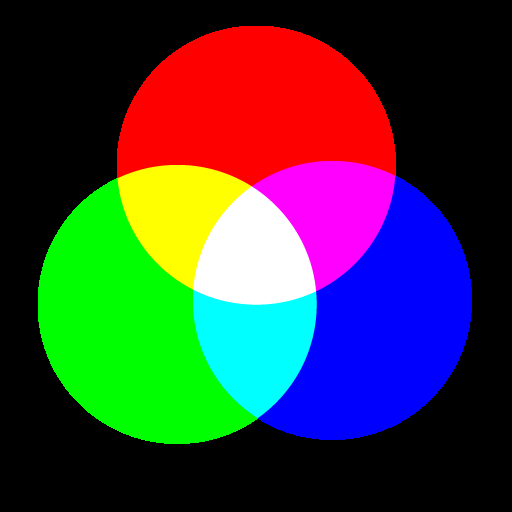
#> input picture img/img.png, 512 x 512 px, found by its file name
$ python Ex2.py
#> lines starting #> are read from the running program, lines starting #| are printed output that depends on the picture
import cv2

image = cv2.imread('img.png')
#> image is the input picture: shape (512, 512, 3); mean B, G, R 59.6, 59.6, 59.6

b = image.copy()
# set green and red channels to 0
b[:, :, 1] = 0
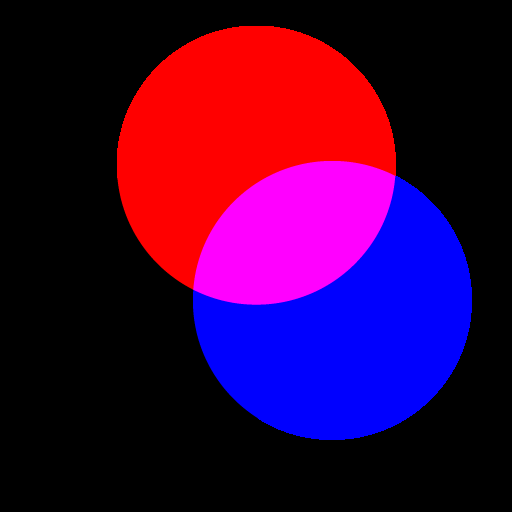
#> b: shape (512, 512, 3); mean B, G, R 59.6, 0, 59.6
b[:, :, 2] = 0
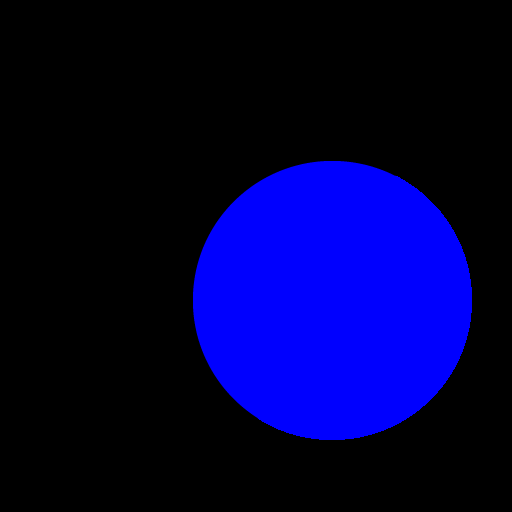
#> b: shape (512, 512, 3); mean B, G, R 59.6, 0, 0


g = image.copy()
# set blue and red channels to 0
g[:, :, 0] = 0
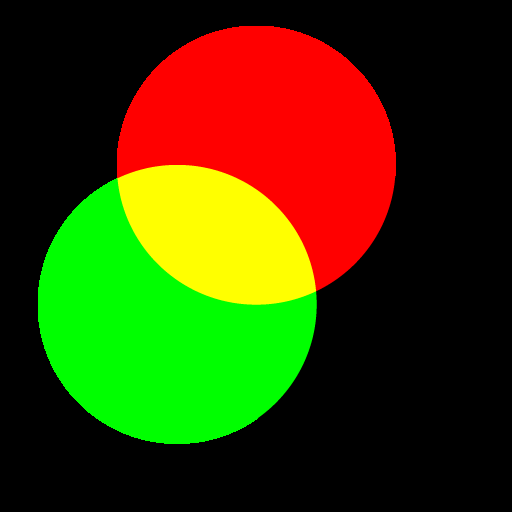
#> g: shape (512, 512, 3); mean B, G, R 0, 59.6, 59.6
g[:, :, 2] = 0
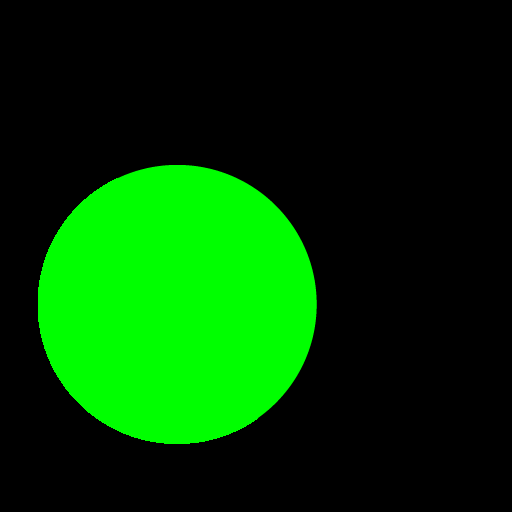
#> g: shape (512, 512, 3); mean B, G, R 0, 59.6, 0

r = image.copy()
# set blue and green channels to 0
r[:, :, 0] = 0
r[:, :, 1] = 0
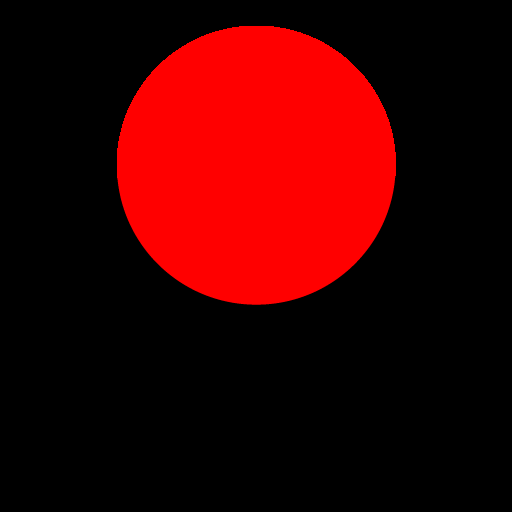
#> r: shape (512, 512, 3); mean B, G, R 0, 0, 59.6

br = image.copy()
# set green channels to 0
br[:, :, 1] = 0

bg = image.copy()
# set red channels to 0
bg[:, :, 2] = 0
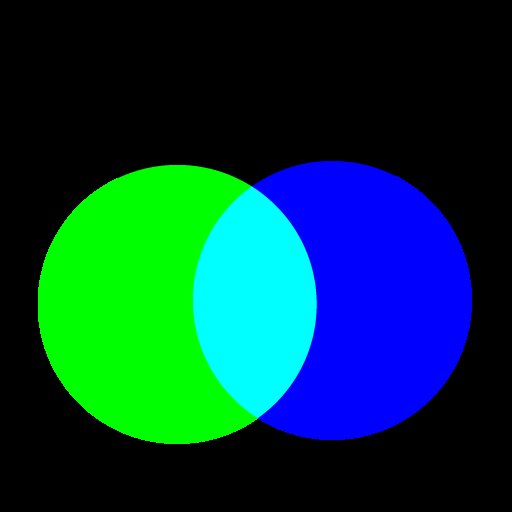
#> bg: shape (512, 512, 3); mean B, G, R 59.6, 59.6, 0

rg = image.copy()
# set red channels to 0
rg[:, :, 0] = 0


# RGB - Blue
# cv2.imshow('B-RGB', b)

# RGB - Green
# cv2.imshow('G-RGB', g)

# RGB - Red
# cv2.imshow('R-RGB', r)

# RGB - Blue&Red
cv2.imshow('BR-RGB', br)

# RGB - Green&Blue
cv2.imshow('GB-RGB', bg)

# RGB - Red&Green
cv2.imshow('RG-RGB', rg)

cv2.waitKey(0)
